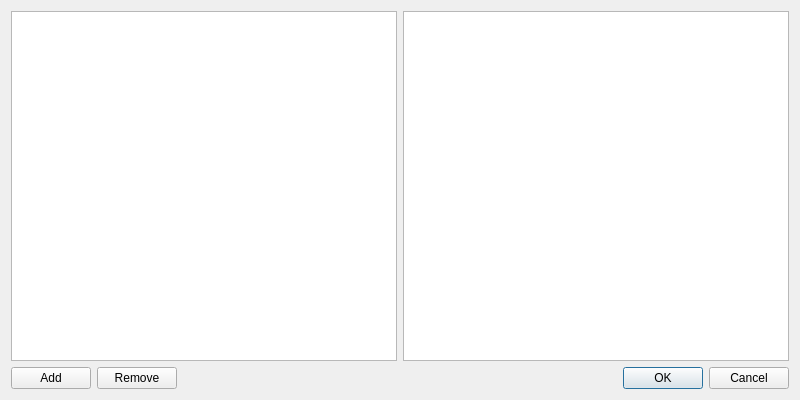
<?xml version="1.0" encoding="UTF-8"?>
<ui version="4.0">
 <class>DialogBlend</class>
 <widget class="QDialog" name="DialogBlend">
  <property name="windowModality">
   <enum>Qt::WindowModal</enum>
  </property>
  <property name="geometry">
   <rect>
    <x>0</x>
    <y>0</y>
    <width>800</width>
    <height>400</height>
   </rect>
  </property>
  <property name="windowTitle">
   <string>Blend Images</string>
  </property>
  <layout class="QHBoxLayout" name="horizontalLayout_3">
   <item>
    <layout class="QVBoxLayout" name="verticalLayout">
     <item>
      <layout class="QHBoxLayout" name="horizontalLayout">
       <item>
        <widget class="QListWidget" name="selectedFilesListWidget"/>
       </item>
       <item>
        <widget class="QTreeView" name="folderTreeView"/>
       </item>
      </layout>
     </item>
     <item>
      <layout class="QHBoxLayout" name="horizontalLayout_2">
       <item>
        <widget class="QPushButton" name="addButton">
         <property name="text">
          <string>Add</string>
         </property>
        </widget>
       </item>
       <item>
        <widget class="QPushButton" name="removeButton">
         <property name="text">
          <string>Remove</string>
         </property>
        </widget>
       </item>
       <item>
        <widget class="QDialogButtonBox" name="buttonBox">
         <property name="enabled">
          <bool>true</bool>
         </property>
         <property name="orientation">
          <enum>Qt::Horizontal</enum>
         </property>
         <property name="standardButtons">
          <set>QDialogButtonBox::Cancel|QDialogButtonBox::Ok</set>
         </property>
        </widget>
       </item>
      </layout>
     </item>
    </layout>
   </item>
  </layout>
 </widget>
 <resources/>
 <connections>
  <connection>
   <sender>buttonBox</sender>
   <signal>accepted()</signal>
   <receiver>DialogBlend</receiver>
   <slot>accept()</slot>
   <hints>
    <hint type="sourcelabel">
     <x>248</x>
     <y>254</y>
    </hint>
    <hint type="destinationlabel">
     <x>157</x>
     <y>274</y>
    </hint>
   </hints>
  </connection>
  <connection>
   <sender>buttonBox</sender>
   <signal>rejected()</signal>
   <receiver>DialogBlend</receiver>
   <slot>reject()</slot>
   <hints>
    <hint type="sourcelabel">
     <x>316</x>
     <y>260</y>
    </hint>
    <hint type="destinationlabel">
     <x>286</x>
     <y>274</y>
    </hint>
   </hints>
  </connection>
 </connections>
</ui>
